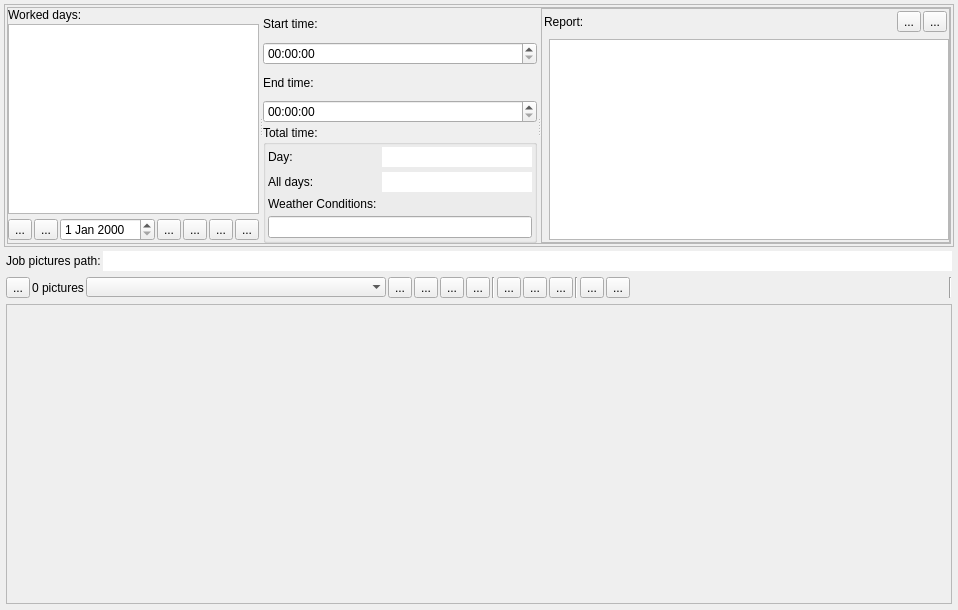
      <widget class="QWidget" name="tabDesign3">
       <attribute name="title">
        <string>Design3</string>
       </attribute>
       <layout class="QVBoxLayout" name="verticalLayout_27">
        <property name="spacing">
         <number>2</number>
        </property>
        <property name="leftMargin">
         <number>2</number>
        </property>
        <property name="topMargin">
         <number>2</number>
        </property>
        <property name="rightMargin">
         <number>2</number>
        </property>
        <property name="bottomMargin">
         <number>2</number>
        </property>
        <item>
         <widget class="QFrame" name="frmJobInfo_2">
          <property name="frameShape">
           <enum>QFrame::NoFrame</enum>
          </property>
          <property name="frameShadow">
           <enum>QFrame::Plain</enum>
          </property>
          <property name="lineWidth">
           <number>3</number>
          </property>
          <property name="midLineWidth">
           <number>0</number>
          </property>
          <layout class="QGridLayout" name="gLayoutJobExtraInfo" columnstretch="0,0,0,0,0">
           <property name="leftMargin">
            <number>2</number>
           </property>
           <property name="topMargin">
            <number>2</number>
           </property>
           <property name="rightMargin">
            <number>2</number>
           </property>
           <property name="bottomMargin">
            <number>2</number>
           </property>
           <property name="spacing">
            <number>2</number>
           </property>
           <item row="1" column="0" colspan="5">
            <widget class="QFrame" name="frmJobDayInfoPanel">
             <property name="minimumSize">
              <size>
               <width>0</width>
               <height>0</height>
              </size>
             </property>
             <property name="frameShape">
              <enum>QFrame::StyledPanel</enum>
             </property>
             <property name="frameShadow">
              <enum>QFrame::Raised</enum>
             </property>
             <layout class="QHBoxLayout" name="layoutJobDayInfo" stretch="1">
              <property name="spacing">
               <number>2</number>
              </property>
              <property name="leftMargin">
               <number>2</number>
              </property>
              <property name="topMargin">
               <number>2</number>
              </property>
              <property name="rightMargin">
               <number>2</number>
              </property>
              <property name="bottomMargin">
               <number>2</number>
              </property>
              <item>
               <widget class="QSplitter" name="splitterJobDaysInfo">
                <property name="frameShape">
                 <enum>QFrame::StyledPanel</enum>
                </property>
                <property name="orientation">
                 <enum>Qt::Horizontal</enum>
                </property>
                <property name="childrenCollapsible">
                 <bool>false</bool>
                </property>
                <widget class="QWidget" name="verticalLayoutWidget">
                 <layout class="QVBoxLayout" name="verticalLayout_7">
                  <property name="spacing">
                   <number>2</number>
                  </property>
                  <item>
                   <widget class="QLabel" name="lblJobWorkDays">
                    <property name="text">
                     <string>Worked days:</string>
                    </property>
                    <property name="textFormat">
                     <enum>Qt::PlainText</enum>
                    </property>
                   </widget>
                  </item>
                  <item>
                   <widget class="vmListWidget" name="lstJobDayReport">
                    <property name="minimumSize">
                     <size>
                      <width>0</width>
                      <height>0</height>
                     </size>
                    </property>
                   </widget>
                  </item>
                  <item>
                   <widget class="QFrame" name="frmJobReportControls">
                    <property name="frameShape">
                     <enum>QFrame::NoFrame</enum>
                    </property>
                    <property name="frameShadow">
                     <enum>QFrame::Plain</enum>
                    </property>
                    <layout class="QHBoxLayout" name="horizontalLayout_13">
                     <property name="spacing">
                      <number>2</number>
                     </property>
                     <property name="leftMargin">
                      <number>0</number>
                     </property>
                     <property name="topMargin">
                      <number>2</number>
                     </property>
                     <property name="rightMargin">
                      <number>0</number>
                     </property>
                     <property name="bottomMargin">
                      <number>2</number>
                     </property>
                     <item>
                      <widget class="QToolButton" name="btnJobPrevDay">
                       <property name="toolTip">
                        <string>Select previous day, if available</string>
                       </property>
                       <property name="text">
                        <string>...</string>
                       </property>
                       <property name="icon">
                        <iconset theme="go-previous">
                         <normaloff>.</normaloff>.</iconset>
                       </property>
                      </widget>
                     </item>
                     <item>
                      <widget class="QToolButton" name="btnJobNextDay">
                       <property name="toolTip">
                        <string>Select nect day, if available</string>
                       </property>
                       <property name="text">
                        <string>...</string>
                       </property>
                       <property name="icon">
                        <iconset theme="go-next">
                         <normaloff>.</normaloff>.</iconset>
                       </property>
                      </widget>
                     </item>
                     <item>
                      <widget class="vmDateEdit" name="dteJobAddDate">
                       <property name="sizePolicy">
                        <sizepolicy hsizetype="MinimumExpanding" vsizetype="Preferred">
                         <horstretch>0</horstretch>
                         <verstretch>0</verstretch>
                        </sizepolicy>
                       </property>
                      </widget>
                     </item>
                     <item>
                      <widget class="QToolButton" name="btnJobAddDay">
                       <property name="maximumSize">
                        <size>
                         <width>16777215</width>
                         <height>16777215</height>
                        </size>
                       </property>
                       <property name="toolTip">
                        <string>Add another day to job. Set the desired date in the calendar beside this button</string>
                       </property>
                       <property name="text">
                        <string>...</string>
                       </property>
                       <property name="icon">
                        <iconset resource="resources.qrc">
                         <normaloff>:/resources/browse-controls/add.png</normaloff>:/resources/browse-controls/add.png</iconset>
                       </property>
                      </widget>
                     </item>
                     <item>
                      <widget class="QToolButton" name="btnJobEditDay">
                       <property name="maximumSize">
                        <size>
                         <width>16777215</width>
                         <height>16777215</height>
                        </size>
                       </property>
                       <property name="toolTip">
                        <string>Edit the currently selected day entry.</string>
                       </property>
                       <property name="text">
                        <string>...</string>
                       </property>
                       <property name="icon">
                        <iconset resource="resources.qrc">
                         <normaloff>:/resources/browse-controls/edit.png</normaloff>:/resources/browse-controls/edit.png</iconset>
                       </property>
                      </widget>
                     </item>
                     <item>
                      <widget class="QToolButton" name="btnJobDelDay">
                       <property name="toolTip">
                        <string>Remove the selected date from the list. While the change is not saved it is possible to undo this operation. Select the strikedthrough item from the list and press the button just next to this one.</string>
                       </property>
                       <property name="text">
                        <string>...</string>
                       </property>
                       <property name="icon">
                        <iconset resource="resources.qrc">
                         <normaloff>:/resources/browse-controls/remove.png</normaloff>:/resources/browse-controls/remove.png</iconset>
                       </property>
                      </widget>
                     </item>
                     <item>
                      <widget class="QToolButton" name="btnJobCancelDelDay">
                       <property name="toolTip">
                        <string>Deselect the strikedthrough item from the days list, canceling its removal. Only before saving the changes.</string>
                       </property>
                       <property name="text">
                        <string>...</string>
                       </property>
                       <property name="icon">
                        <iconset resource="resources.qrc">
                         <normaloff>:/resources/cancel_remove.png</normaloff>:/resources/cancel_remove.png</iconset>
                       </property>
                      </widget>
                     </item>
                    </layout>
                   </widget>
                  </item>
                 </layout>
                </widget>
                <widget class="QWidget" name="verticalLayoutWidget_2">
                 <layout class="QVBoxLayout" name="verticalLayout_9">
                  <property name="spacing">
                   <number>2</number>
                  </property>
                  <item>
                   <widget class="QLabel" name="lblJobStartTime">
                    <property name="maximumSize">
                     <size>
                      <width>16777215</width>
                      <height>16777215</height>
                     </size>
                    </property>
                    <property name="text">
                     <string>Start time:</string>
                    </property>
                   </widget>
                  </item>
                  <item>
                   <widget class="vmTimeEdit" name="timeJobStart"/>
                  </item>
                  <item>
                   <widget class="QLabel" name="lblJobEndTime">
                    <property name="maximumSize">
                     <size>
                      <width>16777215</width>
                      <height>16777215</height>
                     </size>
                    </property>
                    <property name="text">
                     <string>End time:</string>
                    </property>
                   </widget>
                  </item>
                  <item>
                   <widget class="vmTimeEdit" name="timeJobEnd"/>
                  </item>
                  <item>
                   <widget class="QGroupBox" name="grpJobTotalTime">
                    <property name="title">
                     <string>Total time:</string>
                    </property>
                    <property name="flat">
                     <bool>true</bool>
                    </property>
                    <layout class="QGridLayout" name="gridLayout_4" rowstretch="0,0,0,0,0" columnstretch="0,0">
                     <property name="sizeConstraint">
                      <enum>QLayout::SetNoConstraint</enum>
                     </property>
                     <property name="leftMargin">
                      <number>2</number>
                     </property>
                     <property name="topMargin">
                      <number>2</number>
                     </property>
                     <property name="rightMargin">
                      <number>2</number>
                     </property>
                     <property name="bottomMargin">
                      <number>2</number>
                     </property>
                     <property name="spacing">
                      <number>5</number>
                     </property>
                     <item row="0" column="0">
                      <widget class="QLabel" name="lblJobDayTime">
                       <property name="text">
                        <string>Day:</string>
                       </property>
                      </widget>
                     </item>
                     <item row="2" column="0">
                      <widget class="QLabel" name="lblJobAllDaysTime">
                       <property name="text">
                        <string>All days:</string>
                       </property>
                      </widget>
                     </item>
                     <item row="2" column="1">
                      <widget class="vmLineEdit" name="txtJobTotalAllDaysTime">
                       <property name="sizePolicy">
                        <sizepolicy hsizetype="Expanding" vsizetype="Fixed">
                         <horstretch>0</horstretch>
                         <verstretch>0</verstretch>
                        </sizepolicy>
                       </property>
                       <property name="minimumSize">
                        <size>
                         <width>150</width>
                         <height>0</height>
                        </size>
                       </property>
                       <property name="frame">
                        <bool>false</bool>
                       </property>
                      </widget>
                     </item>
                     <item row="0" column="1">
                      <widget class="vmLineEdit" name="txtJobTotalDayTime">
                       <property name="sizePolicy">
                        <sizepolicy hsizetype="Expanding" vsizetype="Fixed">
                         <horstretch>0</horstretch>
                         <verstretch>0</verstretch>
                        </sizepolicy>
                       </property>
                       <property name="minimumSize">
                        <size>
                         <width>150</width>
                         <height>0</height>
                        </size>
                       </property>
                       <property name="frame">
                        <bool>false</bool>
                       </property>
                      </widget>
                     </item>
                     <item row="3" column="0">
                      <widget class="QLabel" name="lblWeatherConditions">
                       <property name="maximumSize">
                        <size>
                         <width>16777215</width>
                         <height>16777215</height>
                        </size>
                       </property>
                       <property name="text">
                        <string>Weather Conditions:</string>
                       </property>
                      </widget>
                     </item>
                     <item row="4" column="0" colspan="2">
                      <widget class="vmLineEdit" name="txtJobWheather"/>
                     </item>
                    </layout>
                   </widget>
                  </item>
                 </layout>
                </widget>
                <widget class="QFrame" name="frmJobReport">
                 <property name="frameShape">
                  <enum>QFrame::StyledPanel</enum>
                 </property>
                 <property name="frameShadow">
                  <enum>QFrame::Raised</enum>
                 </property>
                 <layout class="QVBoxLayout" name="layoutJobReport">
                  <property name="spacing">
                   <number>2</number>
                  </property>
                  <property name="leftMargin">
                   <number>2</number>
                  </property>
                  <property name="topMargin">
                   <number>2</number>
                  </property>
                  <property name="rightMargin">
                   <number>2</number>
                  </property>
                  <property name="bottomMargin">
                   <number>2</number>
                  </property>
                  <item>
                   <layout class="QHBoxLayout" name="horizontalLayout_11">
                    <item>
                     <widget class="QLabel" name="lblJobReport">
                      <property name="text">
                       <string>Report:</string>
                      </property>
                     </widget>
                    </item>
                    <item>
                     <widget class="QToolButton" name="btnJobMachines">
                      <property name="toolTip">
                       <string>Machines use</string>
                      </property>
                      <property name="text">
                       <string>...</string>
                      </property>
                      <property name="icon">
                       <iconset resource="resources.qrc">
                        <normaloff>:/resources/job_machines.png</normaloff>:/resources/job_machines.png</iconset>
                      </property>
                     </widget>
                    </item>
                    <item>
                     <widget class="QToolButton" name="btnJobSeparateReportWindow">
                      <property name="toolTip">
                       <string>View report in a separate window</string>
                      </property>
                      <property name="text">
                       <string>...</string>
                      </property>
                      <property name="icon">
                       <iconset theme="window-new">
                        <normaloff>.</normaloff>.</iconset>
                      </property>
                      <property name="checkable">
                       <bool>true</bool>
                      </property>
                     </widget>
                    </item>
                   </layout>
                  </item>
                  <item>
                   <layout class="QVBoxLayout" name="layoutTxtJobUtilities">
                    <property name="spacing">
                     <number>5</number>
                    </property>
                    <property name="leftMargin">
                     <number>5</number>
                    </property>
                    <property name="topMargin">
                     <number>5</number>
                    </property>
                    <item>
                     <widget class="textEditWithCompleter" name="txtJobReport">
                      <property name="sizePolicy">
                       <sizepolicy hsizetype="Expanding" vsizetype="Expanding">
                        <horstretch>1</horstretch>
                        <verstretch>0</verstretch>
                       </sizepolicy>
                      </property>
                      <property name="minimumSize">
                       <size>
                        <width>400</width>
                        <height>0</height>
                       </size>
                      </property>
                     </widget>
                    </item>
                   </layout>
                  </item>
                 </layout>
                </widget>
               </widget>
              </item>
             </layout>
            </widget>
           </item>
           <item row="5" column="0" colspan="5">
            <widget class="QFrame" name="frmJobPicturesControls">
             <property name="frameShape">
              <enum>QFrame::NoFrame</enum>
             </property>
             <property name="frameShadow">
              <enum>QFrame::Plain</enum>
             </property>
             <property name="lineWidth">
              <number>3</number>
             </property>
             <layout class="QGridLayout" name="gridLayout_10">
              <property name="leftMargin">
               <number>2</number>
              </property>
              <property name="topMargin">
               <number>2</number>
              </property>
              <property name="rightMargin">
               <number>2</number>
              </property>
              <property name="bottomMargin">
               <number>2</number>
              </property>
              <item row="0" column="0">
               <layout class="QHBoxLayout" name="horizontalLayout_21">
                <property name="spacing">
                 <number>2</number>
                </property>
                <item>
                 <widget class="QLabel" name="lblJobPictures">
                  <property name="text">
                   <string>Job pictures path:</string>
                  </property>
                 </widget>
                </item>
                <item>
                 <widget class="vmLineEdit" name="txtJobPicturesPath">
                  <property name="frame">
                   <bool>false</bool>
                  </property>
                 </widget>
                </item>
               </layout>
              </item>
              <item row="2" column="0">
               <widget class="QFrame" name="frmJobPictureViewer">
                <property name="minimumSize">
                 <size>
                  <width>0</width>
                  <height>300</height>
                 </size>
                </property>
                <property name="frameShape">
                 <enum>QFrame::StyledPanel</enum>
                </property>
                <property name="frameShadow">
                 <enum>QFrame::Raised</enum>
                </property>
                <layout class="QGridLayout" name="layoutFrmJobImageViewer"/>
               </widget>
              </item>
              <item row="1" column="0">
               <layout class="QHBoxLayout" name="horizontalLayout_20">
                <property name="spacing">
                 <number>2</number>
                </property>
                <item>
                 <widget class="QToolButton" name="btnJobAddPictures">
                  <property name="text">
                   <string>...</string>
                  </property>
                  <property name="icon">
                   <iconset resource="resources.qrc">
                    <normaloff>:/resources/browse-controls/add.png</normaloff>:/resources/browse-controls/add.png</iconset>
                  </property>
                 </widget>
                </item>
                <item>
                 <widget class="QLabel" name="lblJobPicturesCount">
                  <property name="frameShape">
                   <enum>QFrame::NoFrame</enum>
                  </property>
                  <property name="frameShadow">
                   <enum>QFrame::Plain</enum>
                  </property>
                  <property name="text">
                   <string>0 pictures</string>
                  </property>
                 </widget>
                </item>
                <item>
                 <widget class="vmComboBox" name="cboJobPictures">
                  <property name="minimumSize">
                   <size>
                    <width>300</width>
                    <height>0</height>
                   </size>
                  </property>
                  <property name="maxVisibleItems">
                   <number>10</number>
                  </property>
                  <property name="frame">
                   <bool>false</bool>
                  </property>
                 </widget>
                </item>
                <item>
                 <widget class="QToolButton" name="btnJobPrevPicture">
                  <property name="text">
                   <string>...</string>
                  </property>
                  <property name="icon">
                   <iconset theme="go-previous">
                    <normaloff>.</normaloff>.</iconset>
                  </property>
                 </widget>
                </item>
                <item>
                 <widget class="QToolButton" name="btnJobNextPicture">
                  <property name="text">
                   <string>...</string>
                  </property>
                  <property name="icon">
                   <iconset theme="go-next">
                    <normaloff>.</normaloff>.</iconset>
                  </property>
                 </widget>
                </item>
                <item>
                 <widget class="QToolButton" name="btnJobReloadPictures">
                  <property name="toolTip">
                   <string>Rescan the job's image path and update the images</string>
                  </property>
                  <property name="text">
                   <string>...</string>
                  </property>
                  <property name="icon">
                   <iconset theme="view-refresh">
                    <normaloff>.</normaloff>.</iconset>
                  </property>
                 </widget>
                </item>
                <item>
                 <widget class="QToolButton" name="btnJobRenamePicture">
                  <property name="toolTip">
                   <string>Rename current picture</string>
                  </property>
                  <property name="text">
                   <string>...</string>
                  </property>
                  <property name="icon">
                   <iconset resource="resources.qrc">
                    <normaloff>:/resources/edit-rename.png</normaloff>:/resources/edit-rename.png</iconset>
                  </property>
                  <property name="checkable">
                   <bool>true</bool>
                  </property>
                 </widget>
                </item>
                <item>
                 <widget class="Line" name="line_19">
                  <property name="orientation">
                   <enum>Qt::Vertical</enum>
                  </property>
                 </widget>
                </item>
                <item>
                 <widget class="QToolButton" name="btnJobOpenPictureEditor">
                  <property name="toolTip">
                   <string>Opens the current image up on the system's default image editor or the user selected one in the settings dialog</string>
                  </property>
                  <property name="text">
                   <string>...</string>
                  </property>
                  <property name="icon">
                   <iconset theme="gimp">
                    <normaloff>.</normaloff>.</iconset>
                  </property>
                 </widget>
                </item>
                <item>
                 <widget class="QToolButton" name="btnJobOpenPictureViewer">
                  <property name="toolTip">
                   <string>Opens the current image up on the system's default image viewer or the user selected one in the settings dialog</string>
                  </property>
                  <property name="text">
                   <string>...</string>
                  </property>
                  <property name="icon">
                   <iconset theme="gwenview">
                    <normaloff>.</normaloff>.</iconset>
                  </property>
                 </widget>
                </item>
                <item>
                 <widget class="QToolButton" name="btnJobOpenPictureFolder">
                  <property name="toolTip">
                   <string>Opens the image path on the system's default filemanager or the user selected one in the settings dialog</string>
                  </property>
                  <property name="text">
                   <string>...</string>
                  </property>
                  <property name="icon">
                   <iconset theme="system-file-manager">
                    <normaloff>.</normaloff>.</iconset>
                  </property>
                 </widget>
                </item>
                <item>
                 <widget class="Line" name="line_21">
                  <property name="orientation">
                   <enum>Qt::Vertical</enum>
                  </property>
                 </widget>
                </item>
                <item>
                 <widget class="QToolButton" name="btnJobClientsYearPictures">
                  <property name="toolTip">
                   <string>Show the user images saved in folders reflecting the year they were taken, not tied to any particular job</string>
                  </property>
                  <property name="text">
                   <string>...</string>
                  </property>
                  <property name="icon">
                   <iconset resource="resources.qrc">
                    <normaloff>:/resources/clients-year-pictures.png</normaloff>:/resources/clients-year-pictures.png</iconset>
                  </property>
                 </widget>
                </item>
                <item>
                 <widget class="QToolButton" name="btnJobSeparatePicture">
                  <property name="toolTip">
                   <string>View pictures in a separate window</string>
                  </property>
                  <property name="text">
                   <string>...</string>
                  </property>
                  <property name="icon">
                   <iconset theme="window-new">
                    <normaloff>.</normaloff>.</iconset>
                  </property>
                  <property name="checkable">
                   <bool>true</bool>
                  </property>
                 </widget>
                </item>
                <item>
                 <spacer name="horizontalSpacer">
                  <property name="orientation">
                   <enum>Qt::Horizontal</enum>
                  </property>
                  <property name="sizeHint" stdset="0">
                   <size>
                    <width>40</width>
                    <height>20</height>
                   </size>
                  </property>
                 </spacer>
                </item>
                <item>
                 <widget class="Line" name="line_18">
                  <property name="orientation">
                   <enum>Qt::Vertical</enum>
                  </property>
                 </widget>
                </item>
               </layout>
              </item>
             </layout>
            </widget>
           </item>
          </layout>
         </widget>
        </item>
       </layout>
      </widget>
